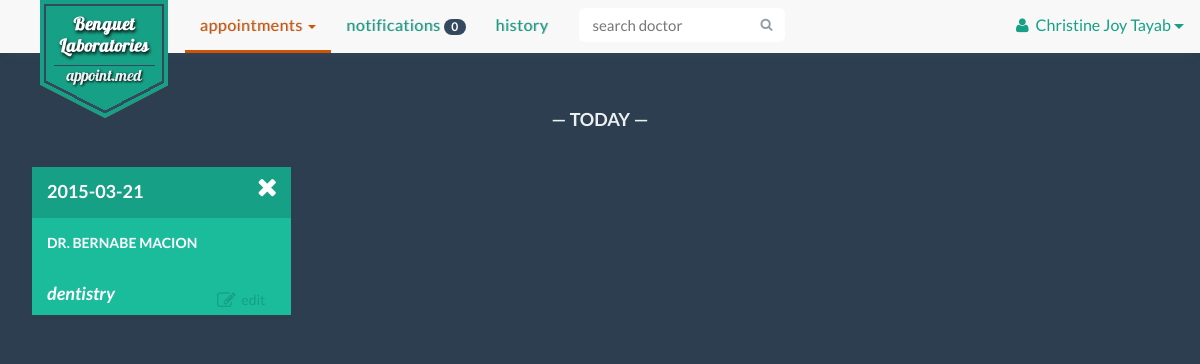
/appointment.php (signed in), run on an earlier commit of the app's database.
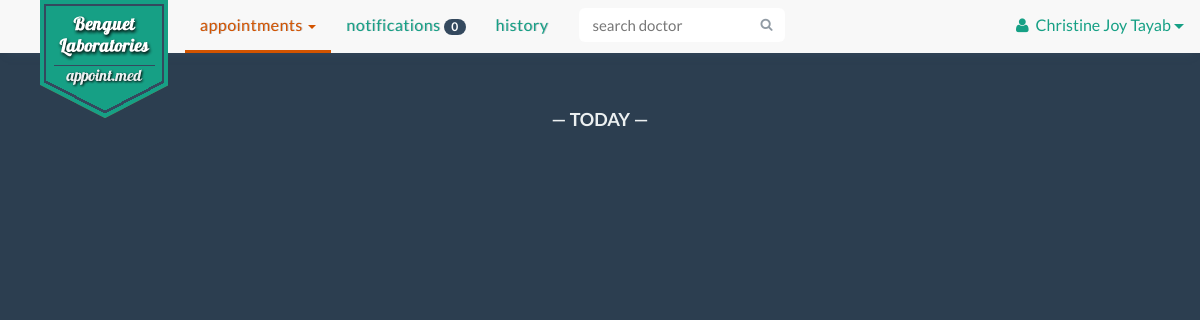
And on a later commit of the database.
### tables this page shows
CREATE TABLE IF NOT EXISTS `patient` (
  `patient_id` varchar(30) NOT NULL,
  `patient_name` varchar(30) NOT NULL,
  `patient_contact` varchar(20) NOT NULL,
  `birthdate` varchar(20) NOT NULL,
  `email` varchar(30) NOT NULL,
  `username` varchar(30) NOT NULL,
  `occupation` varchar(30) DEFAULT NULL,
  PRIMARY KEY (`patient_id`),
  KEY `username` (`username`)
);

CREATE TABLE IF NOT EXISTS `appointment` (
  `appointment_id` int(30) NOT NULL AUTO_INCREMENT,
  `remarks` text NOT NULL,
  `doctor_id` varchar(30) NOT NULL,
  `patient_id` varchar(30) NOT NULL,
  `appoint_date` date NOT NULL,
  `appointment_status` enum('Cancelled','Completed','Referred','Inqueue') NOT NULL,
  `clinic_id` varchar(30) NOT NULL,
  PRIMARY KEY (`appointment_id`),
  KEY `doctor_id_2` (`doctor_id`),
  KEY `patient_id` (`patient_id`),
  KEY `clinic_id` (`clinic_id`)
);

CREATE TABLE IF NOT EXISTS `doctor` (
  `doctor_id` varchar(30) NOT NULL,
  `doctor_name` varchar(30) NOT NULL,
  `specialization` varchar(30) NOT NULL,
  `doctor_status` enum('On Leave','Emergency','In','Out','Sick Leave') NOT NULL,
  `email` varchar(30) NOT NULL,
  `username` varchar(30) NOT NULL,
  PRIMARY KEY (`doctor_id`),
  KEY `username` (`username`)
);

### appointment.php (the view, shortened to what this page needs)
<!DOCTYPE html>
<html lang="en">
    <?php
        include 'include/head.php';
        include 'connectdatabase.php';
    ?>
  <body>
    <div class="container">
        <?php
            if(isset($_SESSION['loggedIn']) && isset($_SESSION['account_type']) && isset($_SESSION['username'])){
                $username = $_SESSION['username'];
                $date_today = date('Y-m-d');
            }else{
                header("location: index.php");
                die();
            }
            $result = mysqli_query($con, "SELECT * FROM patient WHERE username LIKE '$username'" );
            $row =  mysqli_fetch_array($result);
            $patient = $row['patient_id'];
            $patient_n = $row['patient_name'];
            $p_result = mysqli_query($con, "SELECT * FROM appointment WHERE patient_id LIKE '$patient' AND (appointment_status = 'Inqueue' OR appointment_status = 'Referred') AND (appoint_date = '$date_today')" );
            $count_result = mysqli_query($con, "SELECT COUNT(notification) AS count FROM notification WHERE patient_id LIKE '$patient' AND indicator = 'doctor'" );
            $count_row = mysqli_fetch_array($count_result);
            $notif_count =  $count_row['count'];
        ?>
        <?php
            include 'include/pt-nav-start.php';
        ?>
                    <ul class="nav navbar-nav">
                        <li class="dropdown active">
                            <a href="#" class="dropdown-toggle" data-toggle="dropdown" role="button" aria-expanded="false">Appointments <span class="caret"></span></a>
                        </li>
                        <li><a href="notifications.php">Notifications <span class="badge"><?php echo $notif_count?></span></a></li>
                        <li><a href="history.php">History</a></li>
        <?php
            include 'include/pt-nav-end.php';
        ?>
        <div class="container-fluid" id="appointments-user">
            <div class="row">
                <div class="col-md-12">
                    <h1 class="text-center row-header-fff">&mdash; Today &mdash;</h1>
                </div>
                <?php
                    while ($d_row = mysqli_fetch_array($p_result)){
                    $app_id = $d_row['appointment_id'];
                    $doctor = $d_row['doctor_id'];
                    $date = $d_row['appoint_date'];
                    $d_result = mysqli_query($con, "SELECT * FROM doctor WHERE doctor_id LIKE '$doctor'" );
                    $doc =  mysqli_fetch_array($d_result);
                    echo '<div class="col-xs-12 col-md-6 col-lg-3" id="'.$d_row['appointment_id'].'">';
                    echo "<div class='panel panel-default' id='asd'><div class='panel-heading appointment-date' >";
                            echo $date;
                            echo "<a href=\"close.php?id=$d_row[appointment_id]&doc=$doctor&pat=$patient\" onclick='return confirm(\"Do you want to cancel this appointment?\")' title=\"Cancel\"><i class=\"fa fa-remove fa-lg delete-btn\"></i></a></div>
                            <div class=\"panel-body\">";
                            echo '<p class="appointment-dr-name">Dr. ' . $doc['doctor_name'] . '</p>';
                            echo "</div><div class='appmnt-pnl-btn'>
                            <a class='btn btn-block btn-inverse appo tooltip' data-toggle='modal' data-target='.bs-example-modal-sm' data-id='".$app_id."' data-doctor-id='".$doctor."' title='edit this appointment'><span title='asdsad'><i class='fa fa-edit fa-lg'></i></span> Edit</a>";
                            echo '<p class="appointment-specs">' . $doc['specialization'] . '</p></div></div>';
                    echo '</div>';
                    }
                ?>
            </div>
        </div>
    </div>
  </body>
</html>

### include/head.php (shortened to what this page needs)
<head>
    <link href="css/bootstrap.min.css" rel="stylesheet">
    <link href="css/font-awesome.min.css" rel="stylesheet">
    <link href="css/font-awesome.css" rel="stylesheet">
    <link href="css/bootstrap-datetimepicker.min.css" rel="stylesheet">
    <link href="css/styles.css" rel="stylesheet">
    <link href="css/tooltip.css" rel="stylesheet">
    <link href="css/scrolltop.css" rel="stylesheet">
</head>

### include/pt-nav-start.php (shortened to what this page needs)
<nav class="navbar navbar-default navbar-fixed-top">
    <div class="container">
        <div class="navbar-header">
            <a class="navbar-brand logo-text hidden-sm hidden-xs" href="#">appoint.med</a>
            <div class="navbar-logo hidden-sm hidden-xs">
            </div>
        </div>
        <div class="collapse navbar-collapse" id="bs-example-navbar-collapse-1">

### include/pt-nav-end.php (shortened to what this page needs)
                <form class="navbar-form navbar-right" method="post" role="search">
                    <div class="input-group search-bar">
                        <input type="text" class="form-control" name="search" placeholder="search doctor" id="inputSearch">
                        <span class="input-group-btn">
                            <button type="submit" class="btn"><i class="fa fa-search"></i></button>
                        </span>
                    </div>
                </form>
            </ul>
            <ul class="nav navbar-nav navbar-right">
                <div class="btn-group navbar-right signedin">
                    <button type="button" class="btn btn-default btn-lg btn-noborder dropdown-toggle" data-toggle="dropdown" aria-expanded="false">
                        <i class="fa fa-user"></i><?php echo $patient_n ?>
                        <span class="caret"></span>
                    </button>
                </div>
            </ul>
        </div>
    </div>
</nav>

### css/styles.css (style rules this page uses)
* { margin: 0; padding: 0; }
body { padding-top: 80px; font-family: "Lato", Arial, sans-serif; color: #34495e; font-size: 18px; line-height: 1.72222; background-color: #2C3E50; }
a { color: #16a085 !important; -webkit-transition: .25s; transition: .25s; }
h1, h2, h3, h4 { font-family: inherit; font-weight: 700; line-height: 1.1; color: inherit; }
.container { padding-left: 0 !important; padding-right: 0 !important; }
nav > div > div > ul > li > a { font-size: 16px; letter-spacing: 0.5px; text-transform: lowercase; border-bottom: 3px solid #f8f8f8; text-shadow: 1px 0px 0px rgba(52, 73, 94, 0.3); }
.navbar-default .navbar-nav>.active>a, .navbar-default .navbar-nav>.active>a:hover { color: #D35400 !important; background-color: #f8f8f8; border-bottom: 3px solid #D35400; }
.navbar-default { padding-left: 15px; padding-right: 15px; border: none; -webkit-box-shadow: 0 8px 8px -8px #34495E; -moz-box-shadow: 0 8px 8px -8px #34495E; box-shadow: 0 8px 8px -8px #34495E; }
.navbar-default .navbar-form .search-bar { width: 90%; margin: 0 auto; }
.navbar-default .navbar-form .form-control { border-color: transparent; }
.navbar-default .navbar-form .btn { color: #919ba4; border-color: transparent; }
.navbar-form .btn { height: 34px; padding: 5px 10px; font-size: 13px; line-height: 1.4; border-radius: 6px; }
.navbar-form .btn { margin: 0; }
.navbar-brand { margin-right: 20px; font-size: 24px; font-weight: 700; }
.logo-text { color: transparent !important; }
.navbar-logo { background: url('../img/logo.png') no-repeat; height: 129px; width: 156px; position: absolute; z-index: 999999; margin: 0 25px; }
.input-group-btn .btn { background-color: #fff; border: 2px solid #bdc3c7; border-left: 0; }
.signedin { margin-top: 5px; }
.signedin button { font-size: 16px; margin-left: 10px; }
.signedin button i { padding-right: 7px; }
.signedin .btn-noborder { color: #16a085; }
.badge { padding: 2px 7px; background-color: #34495E; }
#appointments-user { background-color: #2C3E50; }
.row-header2, .row-header2, .row-header-lc, .row-header-fff { font-family: 'Lato', sans-serif; margin: 30px 0 35px 0; font-size: 24px; text-transform: uppercase; }
.row-header-fff { color: #ECF0F1; font-size: 18px; }
.search-bar .form-control { border-right: 0; border-top-left-radius: 6px !important; border-bottom-left-radius: 6px !important; }
.search-bar .form-control, .input-group-btn .btn { -webkit-transition: all .5s; transition: all .5s; }
.input-group { width: 100%; }
.form-control { padding: 8px 12px; font-size: 15px !important; line-height: 1.467; color: #34495e; border: 2px solid #bdc3c7; box-shadow: none; -webkit-transition: border .25s linear, color .25s linear, background-color .25s linear; transition: border .25s linear, color .25s linear, background-color .25s linear; }
.btn-noborder { border: 0; background: none; }
.search-bar { width: 195px; }
.appointment-date { margin: 0; font-size: 18px !important; font-weight: 600 !important; }
.appointment-dr-name { font-size: 14px !important; font-weight: 600; }
.appointment-specs { margin: 0 0 0 5px; font-style: italic; font-weight: 600; font-size: 18px; text-transform: lowercase; }
.panel-default { color: #fff; background-color: #1ABC9C; font-size: 14px; border: 2px solid #2C3E50; border-radius: 0; text-transform: uppercase; transition: border 0.20s ease; }
.panel-default .panel-heading { color: #fff !important; font-weight: 800; background-color: #16A085 !important; border: none; border-radius: 0; }
.panel-heading .delete-btn { color: #fff; position: absolute; top: 13px; right: 30px; font-size: 26px; }
.panel-default .panel-body p { font-size: 12px; line-height: 1.5; }
.appmnt-pnl-btn { padding: 0 10px 5px 10px; }
.appmnt-pnl-btn a { margin: 5px; font-size: 14px; text-transform: lowercase; text-decoration: none; width: 30%; float: right; }
.appmnt-pnl-btn i { padding-right: 3px; }

### appointment.php (style rules this page uses)
a { text-decoration: none; background: #3bb998; color:#FFFFFF; cursor: pointer; }

### css/tooltip.css (style rules this page uses)
.tooltip { display: inline; position: relative; opacity: 1 !important; }

What changed in the data, as far as the page shows it:
no longer on this page (row edited): appointment: appoint_date "2015-03-21", doctor.doctor_name "BERNABE MACION", doctor.specialization "dentistry"
